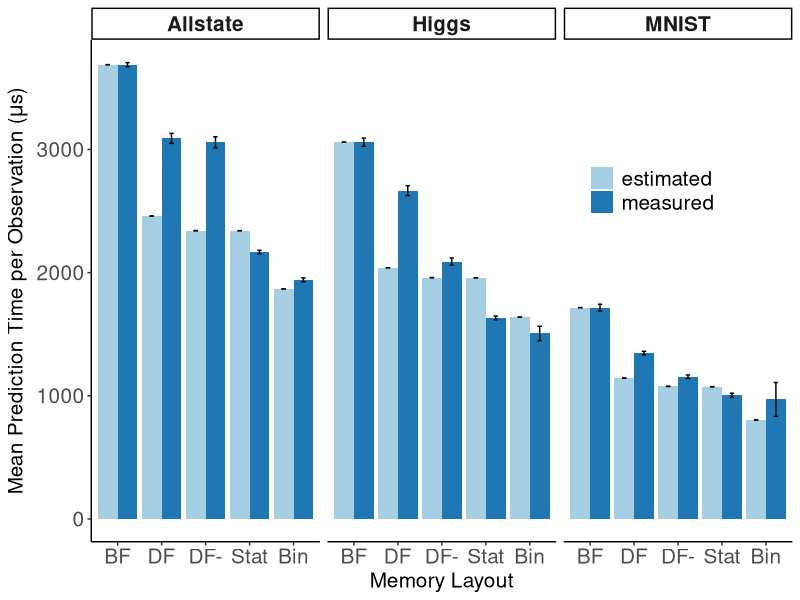

This chart was generated by the following R code:
# ---
# title: "Prediction times for three datasets (allstate, higgs, mnist) for each iteration of forestpacking"
# author: "James Browne"
# date: "May 10, 2018"
# output: figure5.png
# ---
library(ggplot2)
library(plyr)

data_summary <- function(data, varname, groupnames){
      require(plyr)
  summary_func <- function(x, col){
          c(mean = mean(x[[col]], na.rm=TRUE),
                  sd = sd(x[[col]], na.rm=TRUE))
    }
    data_sum<-ddply(data, groupnames, .fun=summary_func,
                                      varname)
    data_sum <- rename(data_sum, c("mean" = varname))
     return(data_sum)
}

intertwinedDepth <- 4

mydataMnist <- read.csv(file="figure5mnist.csv", header=FALSE)
mydataMnist$V4 <- mydataMnist$V4/10000
mydataMnist$V2 <- "measured"
mydataMnist <- data_summary(mydataMnist,varname="V4",groupnames=c("V1", "V2", "V3"))
mydataMnist$V2 <- as.character(mydataMnist$V2)
mydataMnist$V1 <- as.character(mydataMnist$V1)
mydataMnist$V1 <- "MNIST"

#################
### set this based on the experiment
#################
bias <- .00295
avgLoad0 <- 1
avgLoad1 <- 1.5
avgLoad2 <- 1.5
avgLoad4 <- 1*(.5-bias)+2*(.5+bias)
avgLoad6b <- avgLoad4
avgLoad6t <- 32/18
avgDepth <- 16.86
timePerLoad <- mydataMnist$V4[1]/(avgDepth/avgLoad0)
timePerLoadPage <- mydataMnist$V4[1]/((avgDepth-8)/avgLoad0)

mydataMnist <- rbind(mydataMnist, c(mydataMnist$V1[1],"estimated",0,mydataMnist$V4[1], 0))
mydataMnist <- rbind(mydataMnist, c(mydataMnist$V1[1],"estimated",1,timePerLoad*(avgDepth)/avgLoad1,0))
mydataMnist <- rbind(mydataMnist, c(mydataMnist$V1[1],"estimated",2,timePerLoad*(avgDepth-1)/avgLoad2,0))
mydataMnist <- rbind(mydataMnist, c(mydataMnist$V1[1],"estimated",4,timePerLoad*(avgDepth-1)/avgLoad4,0))
mydataMnist <- rbind(mydataMnist, c(mydataMnist$V1[1],"estimated",6,timePerLoad*(avgDepth-1-intertwinedDepth)/avgLoad6b,0))


mydataMnist$V2 <- as.factor(mydataMnist$V2)
mydataMnist$V1 <- as.factor(mydataMnist$V1)
mydataMnist$V3 <- as.factor(mydataMnist$V3)

mydataMnist$sd <- as.numeric(mydataMnist$sd)
mydataMnist$V4 <- as.numeric(mydataMnist$V4)


mydataAllstate <- read.csv(file="figure5allstate.csv", header=FALSE)
mydataAllstate$V4 <- mydataAllstate$V4/50000
mydataAllstate$V2 <- "measured"
mydataAllstate <- data_summary(mydataAllstate, varname="V4",groupnames=c("V1", "V2", "V3"))
mydataAllstate$V2 <- as.character(mydataAllstate$V2)
mydataAllstate$V1 <- as.character(mydataAllstate$V1)
mydataAllstate$V1 <- "Allstate"

#################
### set this based on the experiment
#################
bias <- .000195
avgLoad0 <- 1
avgLoad1 <- 1.5
avgLoad2 <- 1.5
avgLoad4 <- 1*(.5-bias)+2*(.5+bias)
avgLoad6b <- avgLoad4
avgLoad6t <- 32/18
avgDepth <- 20.81
timePerLoad <- mydataAllstate$V4[1]/(avgDepth/avgLoad0)
timePerLoadPage <- mydataAllstate$V4[1]/((avgDepth-8)/avgLoad0)


mydataAllstate <- rbind(mydataAllstate, c(mydataAllstate$V1[1],"estimated",0,mydataAllstate$V4[1], 0))
mydataAllstate <- rbind(mydataAllstate, c(mydataAllstate$V1[1],"estimated",1,timePerLoad*(avgDepth)/avgLoad1,0))
mydataAllstate <- rbind(mydataAllstate, c(mydataAllstate$V1[1],"estimated",2,timePerLoad*(avgDepth-1)/avgLoad2,0))
mydataAllstate <- rbind(mydataAllstate, c(mydataAllstate$V1[1],"estimated",4,timePerLoad*(avgDepth-1)/avgLoad4,0))
mydataAllstate <- rbind(mydataAllstate, c(mydataAllstate$V1[1],"estimated",6,timePerLoad*(avgDepth-1-intertwinedDepth)/avgLoad6b,0))

mydataAllstate$V2 <- as.factor(mydataAllstate$V2)
mydataAllstate$V1 <- as.factor(mydataAllstate$V1)
mydataAllstate$V3 <- as.factor(mydataAllstate$V3)

mydataAllstate$sd <- as.numeric(mydataAllstate$sd)
mydataAllstate$V4 <- as.numeric(mydataAllstate$V4)






mydataHiggs <- read.csv(file="figure5higgs.csv", header=FALSE)
mydataHiggs$V4 <- mydataHiggs$V4/25000
mydataHiggs$V2 <- "measured"
mydataHiggs <- data_summary(mydataHiggs, varname="V4",groupnames=c("V1", "V2", "V3"))
mydataHiggs$V2 <- as.character(mydataHiggs$V2)
mydataHiggs$V1 <- as.character(mydataHiggs$V1)
mydataHiggs$V1 <- "Higgs"

#################
### set this based on the experiment
#################
bias <- .000775
avgLoad0 <- 1
avgLoad1 <- 1.5
avgLoad2 <- 1.5
avgLoad4 <- 1*(.5-bias)+2*(.5+bias)
avgLoad6b <- avgLoad4
avgLoad6t <- 32/18
avgDepth <- 25.48
timePerLoad <- mydataHiggs$V4[1]/(avgDepth/avgLoad0)


mydataHiggs <- rbind(mydataHiggs, c(mydataHiggs$V1[1],"estimated",0,mydataHiggs$V4[1], 0))
mydataHiggs <- rbind(mydataHiggs, c(mydataHiggs$V1[1],"estimated",1,timePerLoad*(avgDepth)/avgLoad1,0))
mydataHiggs <- rbind(mydataHiggs, c(mydataHiggs$V1[1],"estimated",2,timePerLoad*(avgDepth-1)/avgLoad2,0))
mydataHiggs <- rbind(mydataHiggs, c(mydataHiggs$V1[1],"estimated",4,timePerLoad*(avgDepth-1)/avgLoad4,0))
mydataHiggs <- rbind(mydataHiggs, c(mydataHiggs$V1[1],"estimated",6,timePerLoad*(avgDepth-1-intertwinedDepth)/avgLoad6b,0))

mydataHiggs$V2 <- as.factor(mydataHiggs$V2)
mydataHiggs$V1 <- as.factor(mydataHiggs$V1)
mydataHiggs$V3 <- as.factor(mydataHiggs$V3)

mydataHiggs$sd <- as.numeric(mydataHiggs$sd)
mydataHiggs$V4 <- as.numeric(mydataHiggs$V4)


mydata <- rbind(mydataAllstate, mydataHiggs, mydataMnist)
mydata$V3 <- revalue(mydata$V3, c("0"="BF", "1"="DF", "2"="DF-", "4"="Stat", "6"="Bin"))


leg <- theme(legend.text = element_text(size = 15), legend.title=element_blank(), plot.title = element_text(size = 16,  face="bold"), plot.subtitle = element_text(size = 12),axis.title.x = element_text(size=15), axis.text.x = element_text(size=15), axis.title.y = element_text(size=15), axis.text.y = element_text(size=15))

p <- ggplot(mydata, aes(x=V3, y=V4, fill=V2)) + 
    geom_bar(stat="identity", position=position_dodge()) +
    geom_errorbar(aes(ymin=V4-sd, ymax=V4+sd), width=.2, position=position_dodge(.9))

    p <- p + scale_fill_brewer(palette="Paired") + theme_minimal() + leg
    p <- p + scale_fill_brewer(palette="Paired") + theme_classic() + leg
    p <- p + guides(fill=guide_legend(title=" "))
    p <- p + theme(legend.position = c(.8,.7))
#    p <- p + labs(title = "Measured Speed vs Calculated")
    p <- p + labs(x = "Memory Layout", y =expression(paste("Mean Prediction Time per Observation (", mu, "s)")))
p <- p + facet_grid(. ~ V1)
p <- p + theme(strip.text.x = element_text(size=15, face="bold"))

png(file="figure5.png")
print(p)
dev.off()

